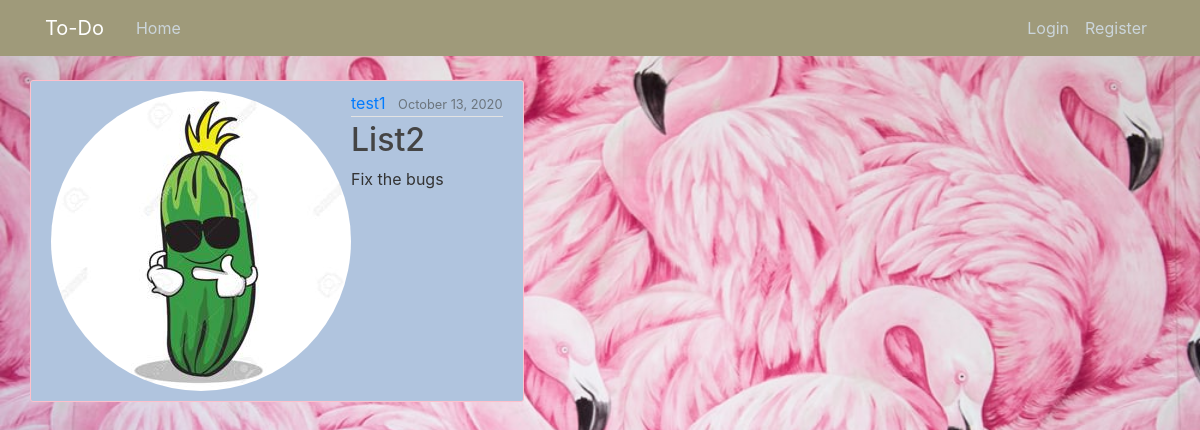
The page /list/2/ on the database its author committed.
### TodoList/models.py (models this page shows, shortened)
class List(models.Model):
    ListName = models.CharField(max_length=100)
    content = models.TextField()
    date_posted = models.DateTimeField(default=timezone.now)
    author = models.ForeignKey(User, on_delete = models.CASCADE)

### TodoListreg/models.py (models this page shows, shortened)
class Profile(models.Model):
    user = models.OneToOneField(User, on_delete=models.CASCADE)
    image = models.ImageField(default='default.jpg', upload_to='profile_pics')

### TodoList/views.py (the view)
# urls.py: path('list/<int:pk>/', ListDetailView.as_view(), name='list-detail'),
class ListDetailView(DetailView):
    model = List

### TodoList/templates/TodoList/list_detail.html (shortened to what this page needs)
{% extends 'TodoList/base.html' %}
{% block content %}
<article class="media content-section">
    <img class="rounded-circle article-img" src="{{ object.author.profile.image.url }}">
    <div class="media-body">
        <div class="article-metadata">
            <a class="mr-2" href="#">{{ object.author }}</a>
            <small class="text-muted">{{ object.date_posted|date:"F d, Y" }}</small>
        </div>
        <h2 class="article-title"> {{ object.ListName }} </h2>
        <p class="article-content">{{ object.content }}</p>
    </div>
</article>
{% endblock content%}

### rows shown on the page
List: author.profile.image (placeholder picture), author "test1", date_posted "October 13, 2020", ListName "List2", content "Fix the bugs"
